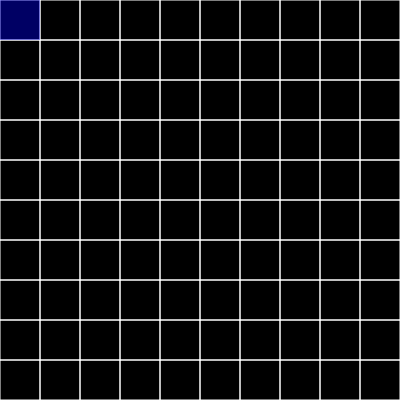
Frame 1 (no input)
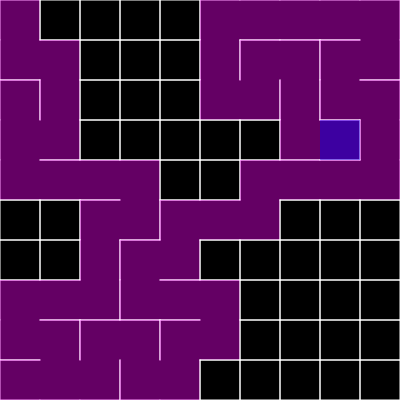
Frame 60 (no input)
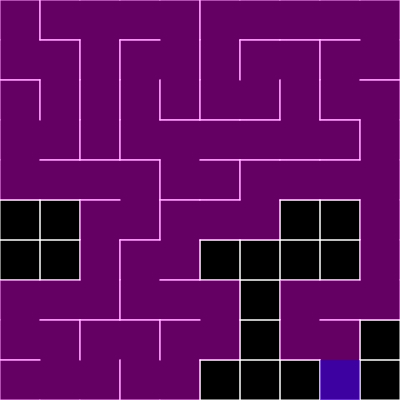
Frame 120 (the mouse pressed at the canvas centre since frame 60)

The p5.js sketch that drew these frames (run headless with seeded random() and noise() and a simulated clock; from frame 60 on, the mouse is pressed at the canvas centre):

// p5.js sketch
// ── sketch.js
/*
  Based on an article on Wikipedia
  https://en.wikipedia.org/wiki/Maze_generation_algorithm#Recursive_backtracker

  Coding Train Challenge no. 10
  
  part one: 
  https://www.youtube.com/watch?v=HyK_Q5rrcr4&list=PLRqwX-V7Uu6ZiZxtDDRCi6uhfTH4FilpH&index=10

  part two:
  https://www.youtube.com/watch?v=D8UgRyRnvXU&list=PLRqwX-V7Uu6ZiZxtDDRCi6uhfTH4FilpH&index=11

  part three:
  https://www.youtube.com/watch?v=8Ju_uxJ9v44&list=PLRqwX-V7Uu6ZiZxtDDRCi6uhfTH4FilpH&index=12

  part 4:
https://www.youtube.com/watch?v=_p5IH0L63wo&list=PLRqwX-V7Uu6ZiZxtDDRCi6uhfTH4FilpH&index=13
*/

// Set up global variables for number of columns and rows
let cols, rows;
// Set a constant for the height and width of the single cell
const size = 40;
// We need a variable to keep track with which cell we are in right now
let currentCell;
// And we need an array that can store all the different cells
const grid = [];
// We need to keep track of which cells we have visited, so we can go backwards
// through the maze
const stack = [];

// We need an easy way to calculate the index of an cell
index = (i, j) => {
  // If we have a cell around the edge,
  // we can't show the neighbor outside the grid
  if (i < 0 || j < 0 || i > cols - 1 || j > rows - 1) {
    return -1;
  }
  // return the index
  return i + j * cols;
};

// We remove the walls between the currentCell and the nextCell,
// so we have to figure out which cells to remove
removeWalls = (a, b) => {
  // to figure out where the nextCell are located, so we subtract the index
  // of the current cell and the next cell

  // For left and right we need to use the cells x axis
  const x = a.i - b.i;
  if (x === 1) {
    // If we get a 1 as result, the "walker" have moved left, and
    // we need to remove the left wall in currentCell
    a.walls[3] = false;
    // and the right wall in nextCell
    b.walls[1] = false;
  } else if (x === -1) {
    // we have moved to the right,
    // and currentCell right wall must be removed
    a.walls[1] = false;
    // and nextCell left wall
    b.walls[3] = false;
  }

  // And for up and down, we use the y axis
  const y = a.j - b.j;
  if (y === 1) {
    // we have moved up
    // and currentCell top wall must be removed
    a.walls[0] = false;
    // and the nextCell bottom wall
    b.walls[2] = false;
  } else if (y === -1) {
    // we have moved down
    // and currentCell bottom wall must be removed
    a.walls[2] = false;
    // and nextCell top wall
    b.walls[0] = false;
  }
};

setup = () => {
  createCanvas(400, 400);
  // Calculate the number of cells
  cols = floor(width / size);
  rows = floor(height / size);

  // We need to create all the cells, so we have to walk through every row (j)
  // and every column (i)
  for (let j = 0; j < rows; j++) {
    for (let i = 0; i < cols; i++) {
      const cell = new Cell(i, j);
      grid.push(cell);
    }
  }

  // Make the initial cell the current cell
  currentCell = grid[0];

  //
};

draw = () => {
  background(0);

  // We have to show every cell in the array
  for (let i = 0; i < grid.length; i++) {
    grid[i].show();
  }

  // Mark the current cell as visited
  currentCell.visited = true;
  // We put a color on the currentCell to see it in the grid
  currentCell.highLight();

  // Check to see if the current cell have neighbors that not have been visited
  const nextCell = currentCell.checkNeighbors();
  // If we get a nextCell
  if (nextCell) {
    // Mark the nextCell as visited
    nextCell.visited = true;

    // Push currentCell to the stack
    stack.push(currentCell);

    // We have to remove the "wall" between the cells
    removeWalls(currentCell, nextCell);

    currentCell = nextCell;
  } else if (stack.length > 0) {
    // If we don't have any more neighbors, but we have items in the stack
    // We travel backwards trough the maze

    // Remove the last cell in the stack and make that the current cell
    currentCell = stack.pop();
  }
};

// ── Cell.js
class Cell {
  constructor(_i, _j) {
    this.i = _i;
    this.j = _j;
    // We need a way to see if there should be a wall in the place
    // so we make an array with boolean values, all starting out as true
    // the order is top, right, bottom, left
    this.walls = [true, true, true, true];
    // We also need to keep track with is we have visited the cell before
    this.visited = false;
  }

  highLight() {
    // Find x and y for currentCell
    const x = this.i * size;
    const y = this.j * size;
    // make a rect with a color, to see the current cell in the grid
    noStroke();
    fill(0, 0, 255, 100);
    rect(x, y, size, size);
  }

  checkNeighbors() {
    // We need to keep track of the cells around the current cell
    // and we do that in an arrayhave to figure out which walls we need to remove,
    const neighbors = [];

    // Find the indecencies og the surrounding cells
    const top = grid[index(this.i, this.j - 1)];
    const right = grid[index(this.i + 1, this.j)];
    const bottom = grid[index(this.i, this.j + 1)];
    const left = grid[index(this.i - 1, this.j)];

    // Check to see if the neighbors exists and haven't been visited
    if (top && !top.visited) {
      neighbors.push(top);
    }
    if (right && !right.visited) {
      neighbors.push(right);
    }
    if (bottom && !bottom.visited) {
      neighbors.push(bottom);
    }
    if (left && !left.visited) {
      neighbors.push(left);
    }

    // If we have an array of neighbors
    if (neighbors.length > 0) {
      // choose a random neighbor
      const randomCell = floor(random(0, neighbors.length));
      return neighbors[randomCell];
    } else {
      // We don't have anything in the neighbors array,
      // so we return undefined
      return undefined;
    }
  }

  show() {
    // Set the color
    stroke(255);
    // and remove the fill
    noFill();

    // We set the placement of the cell at the i and j coordinates,
    // and multiply that with the size constant to get the size
    const x = this.i * size;
    const y = this.j * size;

    // Test to see if we have a complete grid comment out before "use"
    //rect(x, y, size, size);
    //noFill();

    // We can't use rectangles, because we need some open sides to move around
    // so we need to draw a line on all sides of the rectangle
    // We let tje boolean array "decide" if the wall is drawn
    if (this.walls[0]) {
      // top line. from top left corner to top right corner length of the size const
      line(x, y, x + size, y);
    }

    if (this.walls[1]) {
      // Right line, from top right corner to bottom right + size
      line(x + size, y, x + size, y + size);
    }

    if (this.walls[2]) {
      // bottom line, from right bottom corner to bottom left corner + size
      line(x + size, y + size, x, y + size);
    }

    if (this.walls[3]) {
      // left line, from bottom left corner to top left corner + size
      line(x, y + size, x, y);
    }

    // This is just for debugging purpose
    if (this.visited) {
      noStroke();
      fill(255, 0, 255, 100);
      rect(x, y, size, size);
    }
  }
}

// ── styles.css
body {
  background: #515151;
}
